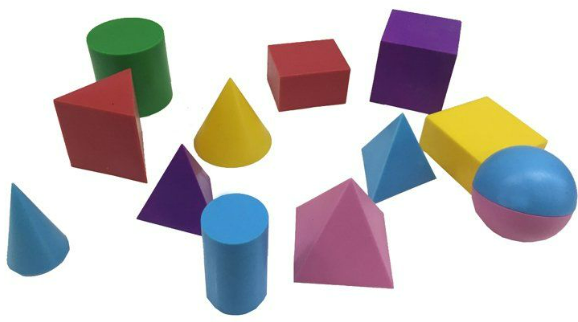
#> input picture Corners/geo.png, 578 x 322 px
$ python corner.py
#> lines starting #> are read from the running program, lines starting #| are printed output that depends on the picture; after the words box and inside, x2 and y2 are one past the last pixel; in counts of white or black regions, pixels touching at a corner belong together
import cv2
import numpy as np

img = cv2.imread('geo.png')
#> img is the input picture: shape (322, 578, 3); mean B, G, R 197, 195.9, 200.9
cv2.imshow('Orjinal Resim',img)

gray = cv2.cvtColor(img, cv2.COLOR_BGR2GRAY)
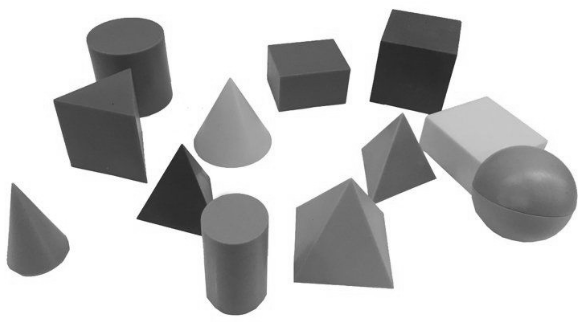
#> gray: shape (322, 578); min 34, max 255, mean 197.5

#Shi-Tomasi köşe tespiti algoritması köşe noktaları bulur
corners = cv2.goodFeaturesToTrack(gray,maxCorners=100, qualityLevel=0.01, minDistance=8)
#> corners = 80 rows, first 8: [137, 218], [146, 182], [370, 100], [182, 144], [294, 281], [435, 178], [214, 198], [12, 183]
corners=np.int32(corners) #Tespit edilen köşe noktalarının koordinatlarını tam sayı türüne dönüştürür
#> corners = contour of 80 points, box (x1, y1, x2, y2) (6, 10, 576, 314), area 51708

for i in corners:
    x,y = i.ravel()
    cv2.circle(img,(x,y), 3,200,-1)  #bulunan köşe noktalarına çember çizer (-1 çemberin dolu olmasını sağlar)
#> this loop made 80 passes
#> (x, y) on passes 1 to 12: (137, 218), (146, 182), (370, 100), (182, 144), (294, 281), (435, 178), (214, 198), (12, 183), (392, 10), (140, 118), (268, 45), (392, 287)
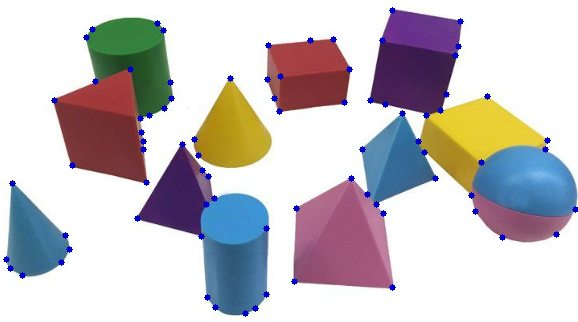
#> img: shape (322, 578, 3); 1.25% of pixels changed, all inside (x1, y1, x2, y2) = (3, 7, 578, 317)

cv2.imshow('Tespit Edilen Köseler ',img)

cv2.waitKey(0)
cv2.destroyAllWindows()
